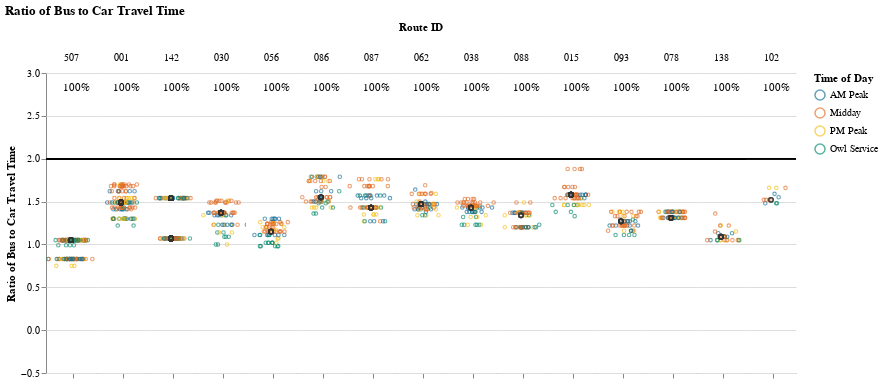
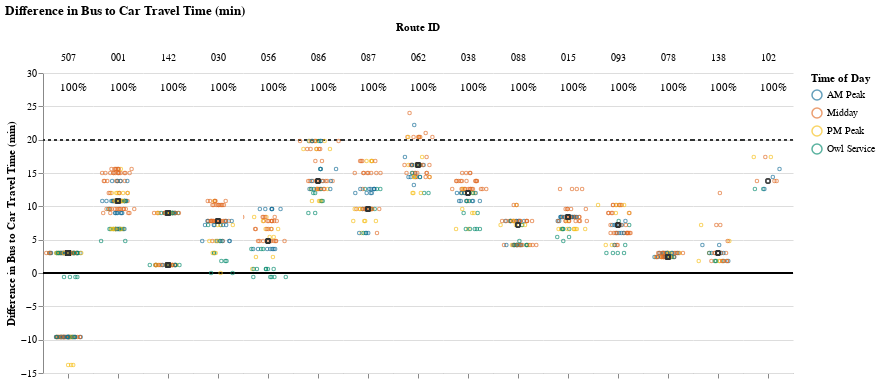

Notebook cell for these charts, in order:
### Markdown cell above
## Viable Competitive Routes
### Short Routes (< 1 hr)

### Code cell
# Allow for possibility that operator doesn't have routes that fall into certain route_groups
# But, jupyterbook will not like markdown with f-string
# separate out route_group and put in each cell, and use try/except + if to display...
# but all 3 route groups must be displayed. just add sentence about why no routes were returned at the end
route_group = "short"
try:
    display_charts_for_route_group(df, route_group)
except:
    print("No routes meet this criteria.")

### Figure 1 — Vega-Lite specification as saved in the notebook (floating-point values rounded to 4 significant figures; data arrays with more than 128 entries replaced by an {"elided": "..."} marker saying what was removed)
{"config": {"view": {"continuousWidth": 400, "continuousHeight": 300, "stroke": null}, "facet": {"spacing": 0}}, "data": {"name": "data-24048d19a00a8811b97dc0ba18286271"}, "facet": {"column": {"field": "route_id", "sort": ["507", "001", "142", "030", "056", "086", "087", "062", "038", "088", "015", "093", "078", "138", "102"], "title": "Route ID", "type": "nominal"}}, "spec": {"layer": [{"mark": "rule", "encoding": {"color": {"value": "black"}, "y": {"field": "cutoff", "type": "quantitative"}}, "selection": {"selector001": {"type": "interval", "bind": "scales", "encodings": ["x", "y"]}}}, {"mark": {"type": "point", "opacity": 0.65, "size": 12, "strokeWidth": 1.1}, "encoding": {"color": {"field": "time_of_day", "scale": {"range": ["#136C97", "#E16B26", "#F6BF16", "#00896B", "#7790A3", "#5B559C"]}, "sort": ["AM Peak", "Midday", "PM Peak", "Owl Service"], "title": "Time of Day", "type": "nominal"}, "tooltip": [{"field": "route_id", "type": "nominal"}, {"field": "route_name", "type": "nominal"}, {"field": "trip_id", "type": "nominal"}, {"field": "service_hours", "type": "quantitative"}, {"field": "car_duration_hours", "type": "quantitative"}, {"field": "bus_multiplier", "type": "quantitative"}, {"field": "bus_difference", "type": "quantitative"}, {"field": "num_trips", "type": "quantitative"}, {"field": "num_competitive", "type": "quantitative"}, {"field": "pct_trips_competitive", "type": "quantitative"}, {"field": "p25", "type": "quantitative"}, {"field": "p50", "type": "quantitative"}, {"field": "p75", "type": "quantitative"}], "x": {"axis": {"grid": false, "labels": false, "ticks": true, "values": [0]}, "field": "jitter", "scale": {}, "title": null, "type": "quantitative"}, "y": {"field": "bus_multiplier", "scale": {"domain": [-0.25, 3.0]}, "title": "Ratio of Bus to Car Travel Time", "type": "quantitative"}}, "transform": [{"calculate": "sqrt(-2*log(random()))*cos(2*PI*random())", "as": "jitter"}], "width": 50}, {"layer": [{"mark": {"type": "point", "opacity": 0.6, "size": 20, "strokeWidth": 1.3}, "encoding": {"color": {"value": "#323434"}, "y": {"field": "bus_multiplier", "type": "quantitative"}}, "transform": [{"filter": "(datum.p50_trip === 1)"}]}, {"mark": {"type": "text", "align": "center", "baseline": "middle"}, "encoding": {"color": {"value": "black"}, "text": {"field": "pct_trips_competitive", "format": ".0%", "type": "quantitative"}, "tooltip": [{"field": "route_id", "type": "nominal"}, {"field": "route_name", "type": "nominal"}, {"field": "trip_id", "type": "nominal"}, {"field": "service_hours", "type": "quantitative"}, {"field": "car_duration_hours", "type": "quantitative"}, {"field": "bus_multiplier", "type": "quantitative"}, {"field": "bus_difference", "type": "quantitative"}, {"field": "num_trips", "type": "quantitative"}, {"field": "num_competitive", "type": "quantitative"}, {"field": "pct_trips_competitive", "type": "quantitative"}, {"field": "p25", "type": "quantitative"}, {"field": "p50", "type": "quantitative"}, {"field": "p75", "type": "quantitative"}], "x": {"value": 30}, "y": {"value": 15}}, "transform": [{"calculate": "sqrt(-2*log(random()))*cos(2*PI*random())", "as": "jitter"}, {"filter": "(datum.fastest_trip === 1)"}]}]}]}, "resolve": {"scale": {"y": "shared"}}, "title": "Ratio of Bus to Car Travel Time", "$schema": "https://vega.github.io/schema/vega-lite/v4.17.0.json", "datasets": {"data-24048d19a00a8811b97dc0ba18286271": {"elided": "977 records"}}}

### Figure 2 — Vega-Lite specification as saved in the notebook (floating-point values rounded to 4 significant figures; data arrays with more than 128 entries replaced by an {"elided": "..."} marker saying what was removed)
{"config": {"view": {"continuousWidth": 400, "continuousHeight": 300, "stroke": null}, "facet": {"spacing": 0}}, "data": {"name": "data-a509029de1655c216909f5f776800fad"}, "facet": {"column": {"field": "route_id", "sort": ["507", "001", "142", "030", "056", "086", "087", "062", "038", "088", "015", "093", "078", "138", "102"], "title": "Route ID", "type": "nominal"}}, "spec": {"layer": [{"mark": "rule", "encoding": {"color": {"value": "black"}, "y": {"field": "cutoff", "type": "quantitative"}}, "selection": {"selector002": {"type": "interval", "bind": "scales", "encodings": ["x", "y"]}}}, {"mark": {"type": "rule", "strokeDash": [3, 3]}, "encoding": {"color": {"value": "#323434"}, "y": {"field": "cutoff2", "type": "quantitative"}}}, {"mark": {"type": "point", "opacity": 0.65, "size": 12, "strokeWidth": 1.1}, "encoding": {"color": {"field": "time_of_day", "scale": {"range": ["#136C97", "#E16B26", "#F6BF16", "#00896B", "#7790A3", "#5B559C"]}, "sort": ["AM Peak", "Midday", "PM Peak", "Owl Service"], "title": "Time of Day", "type": "nominal"}, "tooltip": [{"field": "route_id", "type": "nominal"}, {"field": "route_name", "type": "nominal"}, {"field": "trip_id", "type": "nominal"}, {"field": "service_hours", "type": "quantitative"}, {"field": "car_duration_hours", "type": "quantitative"}, {"field": "bus_multiplier", "type": "quantitative"}, {"field": "bus_difference", "type": "quantitative"}, {"field": "num_trips", "type": "quantitative"}, {"field": "num_competitive", "type": "quantitative"}, {"field": "pct_trips_competitive", "type": "quantitative"}, {"field": "p25", "type": "quantitative"}, {"field": "p50", "type": "quantitative"}, {"field": "p75", "type": "quantitative"}], "x": {"axis": {"grid": false, "labels": false, "ticks": true, "values": [0]}, "field": "jitter", "scale": {}, "title": null, "type": "quantitative"}, "y": {"field": "bus_difference", "scale": {"domain": [-13.8, 25.8]}, "title": "Difference in Bus to Car Travel Time (min)", "type": "quantitative"}}, "transform": [{"calculate": "sqrt(-2*log(random()))*cos(2*PI*random())", "as": "jitter"}], "width": 50}, {"layer": [{"mark": {"type": "point", "opacity": 0.6, "size": 20, "strokeWidth": 1.3}, "encoding": {"color": {"value": "#323434"}, "y": {"field": "bus_difference", "type": "quantitative"}}, "transform": [{"filter": "(datum.p50_trip === 1)"}]}, {"mark": {"type": "text", "align": "center", "baseline": "middle"}, "encoding": {"color": {"value": "black"}, "text": {"field": "pct_trips_competitive", "format": ".0%", "type": "quantitative"}, "tooltip": [{"field": "route_id", "type": "nominal"}, {"field": "route_name", "type": "nominal"}, {"field": "trip_id", "type": "nominal"}, {"field": "service_hours", "type": "quantitative"}, {"field": "car_duration_hours", "type": "quantitative"}, {"field": "bus_multiplier", "type": "quantitative"}, {"field": "bus_difference", "type": "quantitative"}, {"field": "num_trips", "type": "quantitative"}, {"field": "num_competitive", "type": "quantitative"}, {"field": "pct_trips_competitive", "type": "quantitative"}, {"field": "p25", "type": "quantitative"}, {"field": "p50", "type": "quantitative"}, {"field": "p75", "type": "quantitative"}], "x": {"value": 30}, "y": {"value": 15}}, "transform": [{"calculate": "sqrt(-2*log(random()))*cos(2*PI*random())", "as": "jitter"}, {"filter": "(datum.fastest_trip === 1)"}]}]}]}, "resolve": {"scale": {"y": "shared"}}, "title": "Difference in Bus to Car Travel Time (min)", "$schema": "https://vega.github.io/schema/vega-lite/v4.17.0.json", "datasets": {"data-a509029de1655c216909f5f776800fad": {"elided": "977 records"}}}
